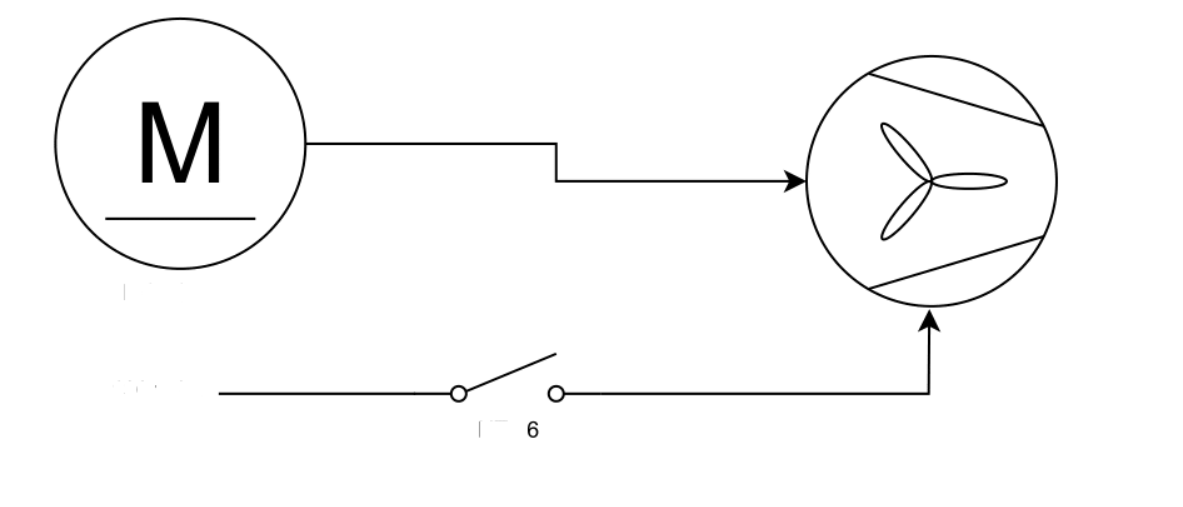
#> input picture Save Mathis/Code/image.png, 1183 x 507 px
$ python arrow.py
#> lines starting #> are read from the running program, lines starting #| are printed output that depends on the picture; after the words box and inside, x2 and y2 are one past the last pixel; in counts of white or black regions, pixels touching at a corner belong together

import cv2
import numpy as np

# Read the main image
img_rgb = cv2.imread('image.png')
#> img_rgb is the input picture: shape (507, 1183, 3); min 0, max 255, mean 249.3
cv2.imshow('Initial image', img_rgb)

# Convert it to grayscale
img_gray = cv2.cvtColor(img_rgb, cv2.COLOR_BGR2GRAY)

# Read the template
template = cv2.imread('arrow.png', 0)
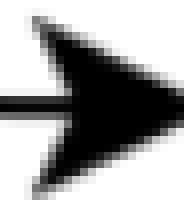
#> input picture Save Mathis/Code/arrow.png, 23 x 25 px (shown 8 times larger)
#> template is the input picture: shape (25, 23); min 0, max 255, mean 159.8
template_up = cv2.imread('arrow2.png', 0)
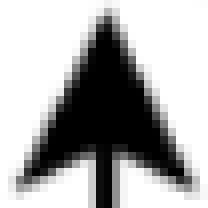
#> input picture Save Mathis/Code/arrow2.png, 26 x 26 px (shown 8 times larger)
#> template_up is the input picture: shape (26, 26); min 0, max 255, mean 172.6
template_down = cv2.imread('arrow3.png', 0)


# Effacer les fleches direction droite
w, h = template.shape[::-1]
#> w = 23; h = 25
res = cv2.matchTemplate(img_gray, template, cv2.TM_CCOEFF_NORMED)
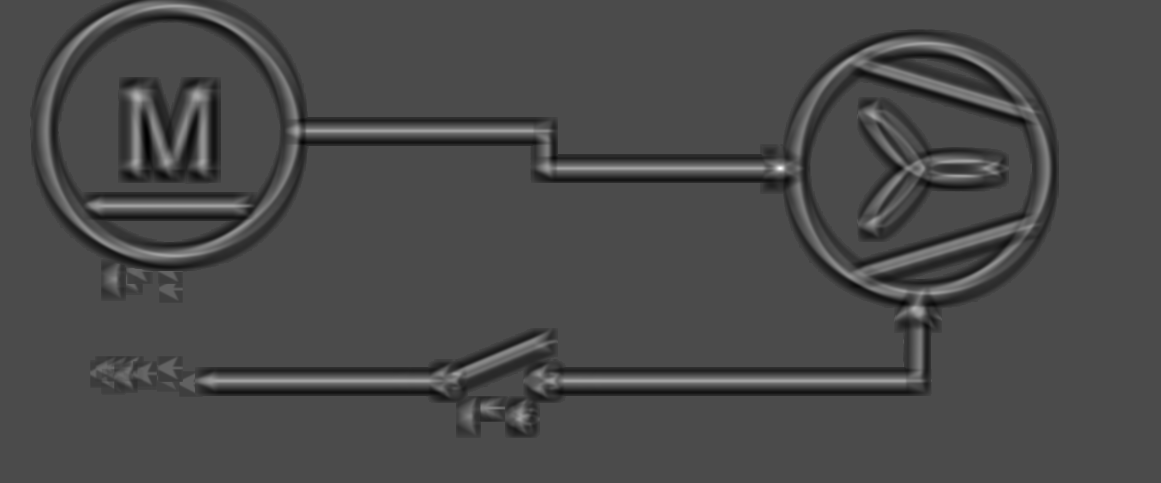
#> res: shape (483, 1161) float32; min -0.42, max 0.994, mean -0.00569; drawn with min black and max white
threshold = 0.8
loc = np.where(res >= threshold)
#> loc = 12 positions, rows 167 to 169, columns 778 to 782
for pt in zip(*loc[::-1]):
    cv2.rectangle(img_rgb, pt, (pt[0] + w, pt[1] + h), (255, 255, 255), -1)
#> this loop made 12 passes
#> pt on passes 1 to 12: (778, 167), (779, 167), (780, 167), (781, 167), (778, 168), (779, 168), (780, 168), (781, 168), (782, 168), (779, 169), (780, 169), (781, 169)
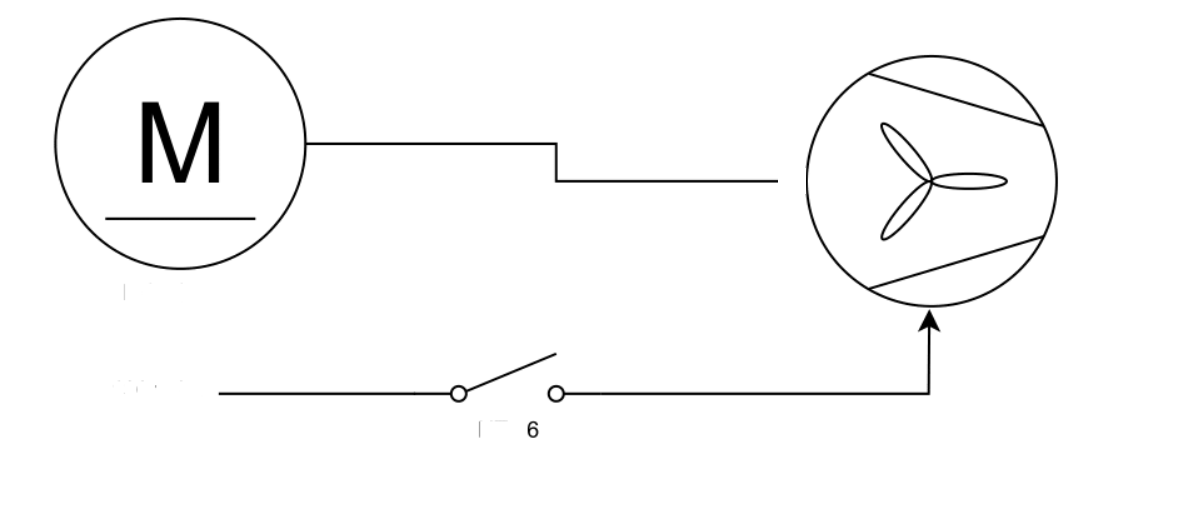
#> img_rgb: shape (507, 1183, 3); 0.06% of pixels changed, all inside (x1, y1, x2, y2) = (778, 168, 806, 194)

# Effacer les fleches direction haute
w, h = template_up.shape[::-1]
#> w = 26; h = 26
res = cv2.matchTemplate(img_gray, template_up, cv2.TM_CCOEFF_NORMED)
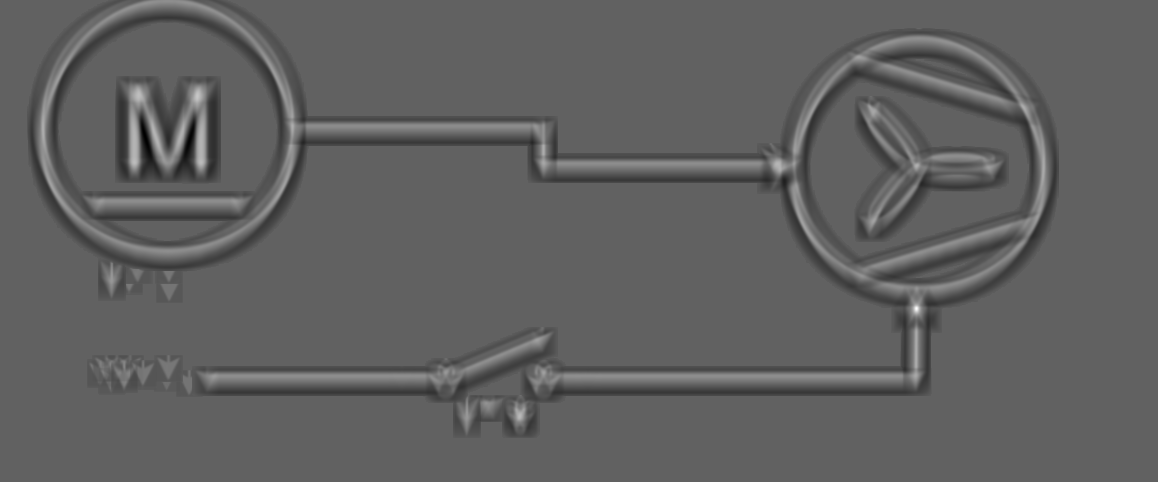
#> res: shape (482, 1158) float32; min -0.616, max 1, mean -0.00521; drawn with min black and max white
threshold = 0.8
loc = np.where(res >= threshold)
#> loc = 10 positions, rows 307 to 310, columns 915 to 917
for pt in zip(*loc[::-1]):
    cv2.rectangle(img_rgb, pt, (pt[0] + w, pt[1] + h), (255, 255, 255), -1)
#> this loop made 10 passes
#> pt on passes 1 to 10: (915, 307), (916, 307), (917, 307), (915, 308), (916, 308), (917, 308), (915, 309), (916, 309), (917, 309), (916, 310)
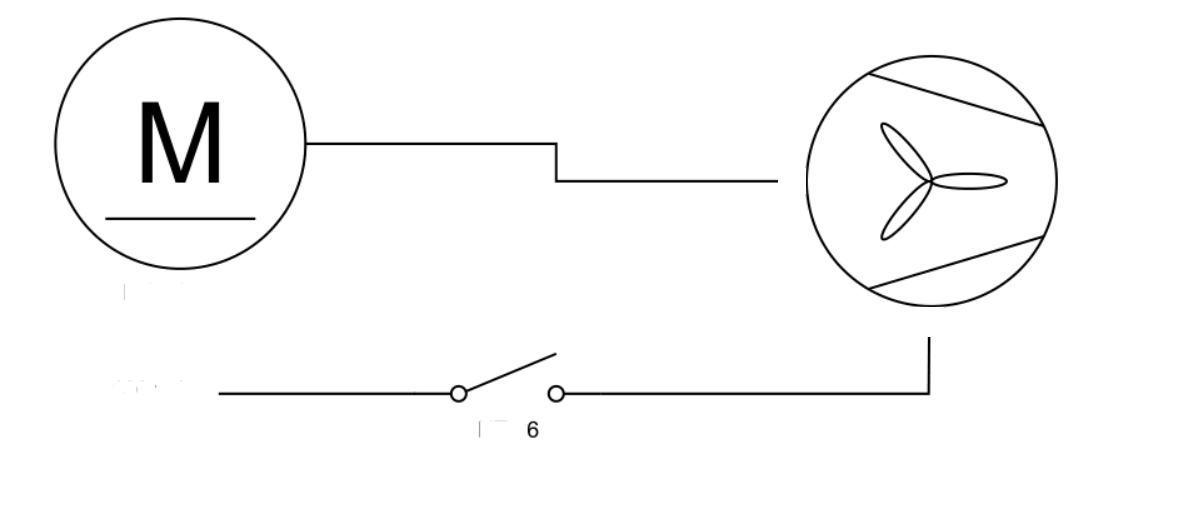
#> img_rgb: shape (507, 1183, 3); 0.07% of pixels changed, all inside (x1, y1, x2, y2) = (915, 307, 944, 337)

# Effacer les fleches direction bas
#> (the run stopped early here; a loop or call above may not have finished)
